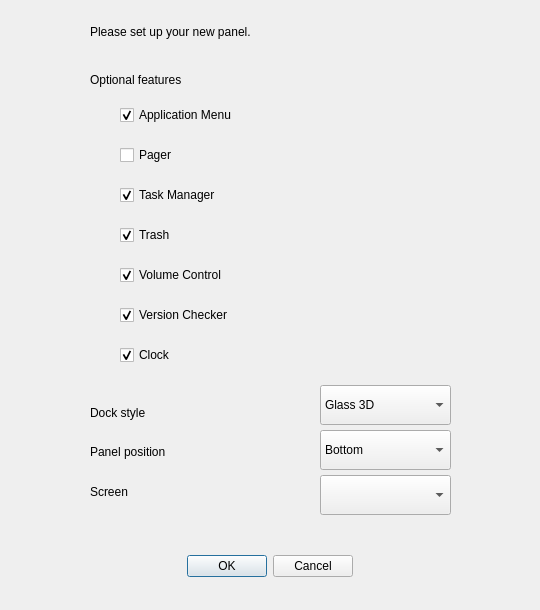
<?xml version="1.0" encoding="UTF-8"?>
<ui version="4.0">
 <class>AddPanelDialog</class>
 <widget class="QDialog" name="AddPanelDialog">
  <property name="geometry">
   <rect>
    <x>0</x>
    <y>0</y>
    <width>540</width>
    <height>610</height>
   </rect>
  </property>
  <property name="windowTitle">
   <string>Add Panel</string>
  </property>
  <widget class="QDialogButtonBox" name="buttonBox">
   <property name="geometry">
    <rect>
     <x>70</x>
     <y>550</y>
     <width>400</width>
     <height>32</height>
    </rect>
   </property>
   <property name="orientation">
    <enum>Qt::Orientation::Horizontal</enum>
   </property>
   <property name="standardButtons">
    <set>QDialogButtonBox::StandardButton::Cancel|QDialogButtonBox::StandardButton::Ok</set>
   </property>
   <property name="centerButtons">
    <bool>true</bool>
   </property>
  </widget>
  <widget class="QLabel" name="positionLabel">
   <property name="geometry">
    <rect>
     <x>90</x>
     <y>440</y>
     <width>210</width>
     <height>23</height>
    </rect>
   </property>
   <property name="text">
    <string>Panel position</string>
   </property>
  </widget>
  <widget class="QComboBox" name="position">
   <property name="geometry">
    <rect>
     <x>320</x>
     <y>430</y>
     <width>131</width>
     <height>40</height>
    </rect>
   </property>
   <property name="currentIndex">
    <number>1</number>
   </property>
   <item>
    <property name="text">
     <string>Top</string>
    </property>
   </item>
   <item>
    <property name="text">
     <string>Bottom</string>
    </property>
   </item>
   <item>
    <property name="text">
     <string>Left</string>
    </property>
   </item>
   <item>
    <property name="text">
     <string>Right</string>
    </property>
   </item>
  </widget>
  <widget class="QLabel" name="screenLabel">
   <property name="geometry">
    <rect>
     <x>90</x>
     <y>480</y>
     <width>210</width>
     <height>23</height>
    </rect>
   </property>
   <property name="text">
    <string>Screen</string>
   </property>
  </widget>
  <widget class="QComboBox" name="screen">
   <property name="geometry">
    <rect>
     <x>320</x>
     <y>475</y>
     <width>131</width>
     <height>40</height>
    </rect>
   </property>
  </widget>
  <widget class="QLabel" name="componentsLabel">
   <property name="geometry">
    <rect>
     <x>90</x>
     <y>68</y>
     <width>351</width>
     <height>23</height>
    </rect>
   </property>
   <property name="text">
    <string>Optional features</string>
   </property>
  </widget>
  <widget class="QCheckBox" name="showApplicationMenu">
   <property name="geometry">
    <rect>
     <x>120</x>
     <y>100</y>
     <width>300</width>
     <height>30</height>
    </rect>
   </property>
   <property name="text">
    <string>Application Menu</string>
   </property>
   <property name="checked">
    <bool>true</bool>
   </property>
  </widget>
  <widget class="QCheckBox" name="showPager">
   <property name="geometry">
    <rect>
     <x>120</x>
     <y>140</y>
     <width>300</width>
     <height>30</height>
    </rect>
   </property>
   <property name="text">
    <string>Pager</string>
   </property>
   <property name="checked">
    <bool>false</bool>
   </property>
  </widget>
  <widget class="QLabel" name="headerLabel">
   <property name="geometry">
    <rect>
     <x>90</x>
     <y>20</y>
     <width>361</width>
     <height>23</height>
    </rect>
   </property>
   <property name="text">
    <string>Please set up your new panel.</string>
   </property>
  </widget>
  <widget class="QCheckBox" name="showClock">
   <property name="geometry">
    <rect>
     <x>120</x>
     <y>340</y>
     <width>300</width>
     <height>30</height>
    </rect>
   </property>
   <property name="text">
    <string>Clock</string>
   </property>
   <property name="checked">
    <bool>true</bool>
   </property>
  </widget>
  <widget class="QCheckBox" name="showTaskManager">
   <property name="geometry">
    <rect>
     <x>120</x>
     <y>180</y>
     <width>311</width>
     <height>30</height>
    </rect>
   </property>
   <property name="text">
    <string>Task Manager</string>
   </property>
   <property name="checked">
    <bool>true</bool>
   </property>
  </widget>
  <widget class="QLabel" name="styleLabel">
   <property name="geometry">
    <rect>
     <x>90</x>
     <y>400</y>
     <width>210</width>
     <height>26</height>
    </rect>
   </property>
   <property name="text">
    <string>Dock style</string>
   </property>
  </widget>
  <widget class="QComboBox" name="style">
   <property name="geometry">
    <rect>
     <x>320</x>
     <y>385</y>
     <width>131</width>
     <height>40</height>
    </rect>
   </property>
   <item>
    <property name="text">
     <string>Glass 3D</string>
    </property>
   </item>
   <item>
    <property name="text">
     <string>Glass 2D</string>
    </property>
   </item>
   <item>
    <property name="text">
     <string>Flat 2D</string>
    </property>
   </item>
   <item>
    <property name="text">
     <string>Metal 2D</string>
    </property>
   </item>
  </widget>
  <widget class="QCheckBox" name="showTrash">
   <property name="geometry">
    <rect>
     <x>120</x>
     <y>220</y>
     <width>300</width>
     <height>30</height>
    </rect>
   </property>
   <property name="text">
    <string>Trash</string>
   </property>
   <property name="checked">
    <bool>true</bool>
   </property>
  </widget>
  <widget class="QCheckBox" name="showVolumeControl">
   <property name="geometry">
    <rect>
     <x>120</x>
     <y>260</y>
     <width>300</width>
     <height>30</height>
    </rect>
   </property>
   <property name="text">
    <string>Volume Control</string>
   </property>
   <property name="checked">
    <bool>true</bool>
   </property>
  </widget>
  <widget class="QCheckBox" name="showVersionChecker">
   <property name="geometry">
    <rect>
     <x>120</x>
     <y>300</y>
     <width>300</width>
     <height>30</height>
    </rect>
   </property>
   <property name="text">
    <string>Version Checker</string>
   </property>
   <property name="checked">
    <bool>true</bool>
   </property>
  </widget>
 </widget>
 <resources/>
 <connections>
  <connection>
   <sender>buttonBox</sender>
   <signal>accepted()</signal>
   <receiver>AddPanelDialog</receiver>
   <slot>accept()</slot>
   <hints>
    <hint type="sourcelabel">
     <x>248</x>
     <y>254</y>
    </hint>
    <hint type="destinationlabel">
     <x>157</x>
     <y>274</y>
    </hint>
   </hints>
  </connection>
  <connection>
   <sender>buttonBox</sender>
   <signal>rejected()</signal>
   <receiver>AddPanelDialog</receiver>
   <slot>reject()</slot>
   <hints>
    <hint type="sourcelabel">
     <x>316</x>
     <y>260</y>
    </hint>
    <hint type="destinationlabel">
     <x>286</x>
     <y>274</y>
    </hint>
   </hints>
  </connection>
 </connections>
</ui>
